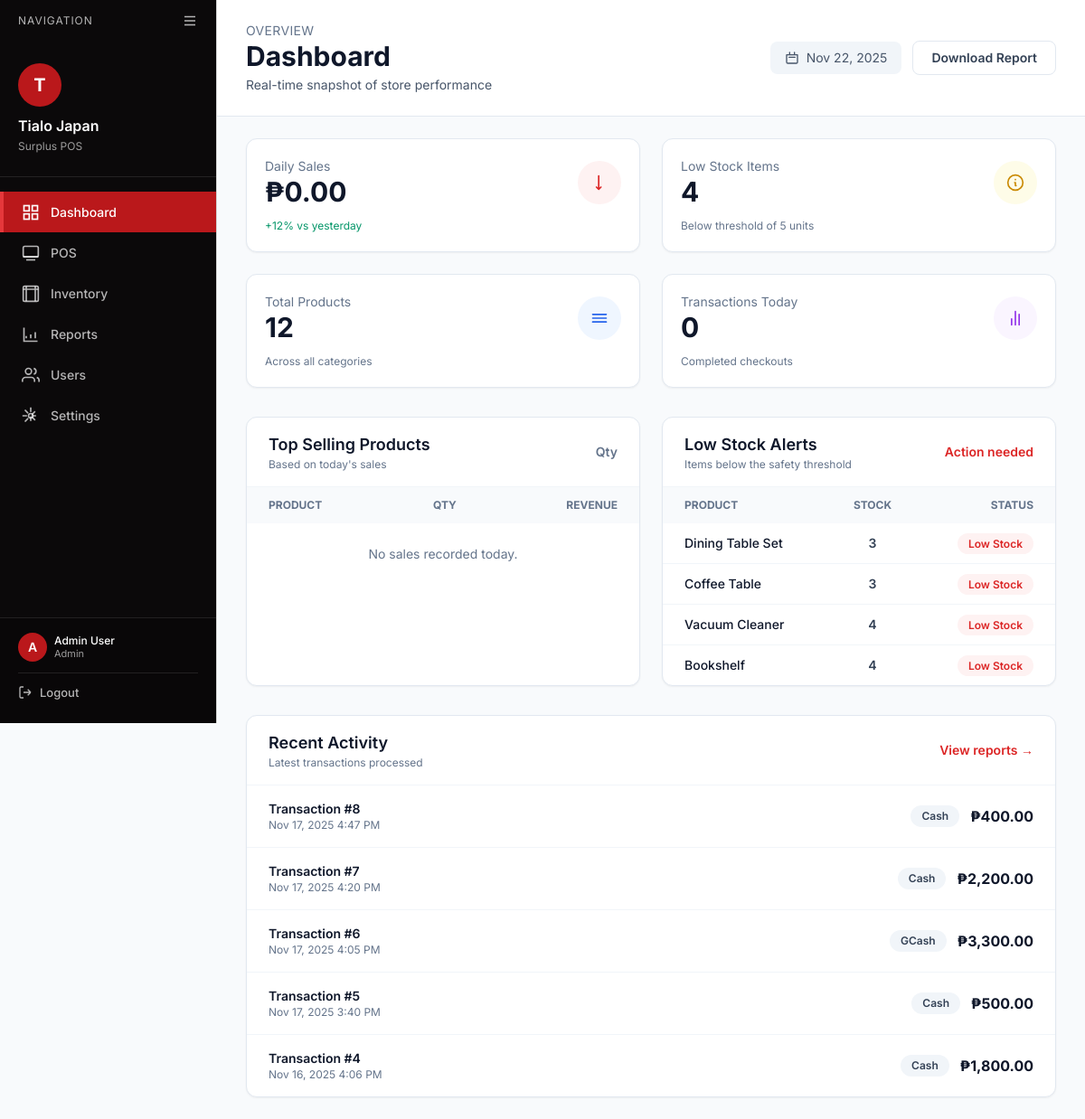
Page /index.php?page=dashboard (signed in) on the committed database.
### tables this page shows
CREATE TABLE `products` (
  `product_id` int(11) NOT NULL,
  `shipment_id` int(11) DEFAULT NULL,
  `name` varchar(150) NOT NULL,
  `category` varchar(100) DEFAULT NULL,
  `quantity` int(11) DEFAULT 0,
  `price` decimal(10,2) NOT NULL,
  `status` enum('Available','Sold','Out of Stock') DEFAULT 'Available',
  `image` varchar(255) DEFAULT NULL,
  `created_at` timestamp NOT NULL DEFAULT current_timestamp()
);

CREATE TABLE `transactions` (
  `transaction_id` int(11) NOT NULL,
  `user_id` int(11) DEFAULT NULL,
  `transaction_date` datetime DEFAULT current_timestamp(),
  `payment_type` enum('Cash','GCash','Installment') NOT NULL,
  `total_amount` decimal(10,2) NOT NULL
);

### public/dashboard.php (the view, shortened to what this page needs)
<?php
include __DIR__ . '/../src/includes/db_connect.php';
$today = date('Y-m-d');
$sales_query = "SELECT SUM(total_amount) as daily_sales FROM transactions WHERE DATE(transaction_date) = '$today'";
$sales_result = $conn->query($sales_query);
$daily_sales = $sales_result->fetch_assoc()['daily_sales'] ?? 0;
$low_stock_query = "SELECT COUNT(*) as low_stock_count FROM products WHERE quantity < 5 AND status = 'Available'";
$low_stock_result = $conn->query($low_stock_query);
$low_stock_count = $low_stock_result->fetch_assoc()['low_stock_count'] ?? 0;
$total_products = $conn->query("SELECT COUNT(*) as count FROM products")->fetch_assoc()['count'] ?? 0;
$today_transactions = $conn->query("SELECT COUNT(*) as count FROM transactions WHERE DATE(transaction_date) = '$today'")->fetch_assoc()['count'] ?? 0;
$top_products = [];
$low_stock_items = [];
$critical_query = "SELECT name, quantity FROM products WHERE quantity < 5 AND status = 'Available' ORDER BY quantity ASC LIMIT 5";
if ($critical_result = $conn->query($critical_query)) {
    while ($row = $critical_result->fetch_assoc()) {
        $low_stock_items[] = $row;
    }
}
$recent_sales = [];
$recent_query = "SELECT transaction_id, total_amount, payment_type, transaction_date
                 FROM transactions ORDER BY transaction_date DESC LIMIT 5";
if ($recent_result = $conn->query($recent_query)) {
    while ($row = $recent_result->fetch_assoc()) {
        $recent_sales[] = $row;
    }
}
?>
<!DOCTYPE html>
<html lang="en">
<head>
    <script src="https://cdn.tailwindcss.com"></script>
</head>
<body class="bg-slate-50 flex">
    <?php include __DIR__ . '/../src/includes/sidebar.php'; ?>
    <div class="flex-1 flex flex-col">
        <header class="bg-white border-b border-slate-200 sticky top-0 z-40">
            <div class="px-8 py-6 flex flex-col gap-4 lg:flex-row lg:items-center lg:justify-between">
                <div>
                    <p class="text-sm uppercase tracking-wide text-slate-500">Overview</p>
                    <h1 class="text-3xl font-bold text-slate-900">Dashboard</h1>
                    <p class="text-sm text-slate-600 mt-1">Real-time snapshot of store performance</p>
                </div>
                <div class="flex flex-col sm:flex-row sm:items-center gap-3">
                    <div class="flex items-center gap-2 bg-slate-100 rounded-lg px-4 py-2 text-sm text-slate-600">
                        <svg class="w-4 h-4" fill="none" stroke="currentColor" viewBox="0 0 24 24">
                            <path stroke-linecap="round" stroke-linejoin="round" stroke-width="2" d="M8 7V3m8 4V3m-9 8h10M5 21h14a2 2 0 002-2V7H3v12a2 2 0 002 2z" />
                        </svg>
                        <span><?php echo date('M d, Y', strtotime($today)); ?></span>
                    </div>
                    <a href="?page=reports/export&period=today" class="px-5 py-2 rounded-lg border border-slate-200 text-sm font-semibold text-slate-700 hover:bg-slate-100">Download Report</a>
                </div>
            </div>
        </header>
        <main class="flex-1 px-8 py-6 space-y-8">
            <div class="grid grid-cols-1 sm:grid-cols-2 xl:grid-cols-4 gap-6">
                <div class="bg-white border border-slate-200 rounded-xl p-5 shadow-sm">
                    <div class="flex items-center justify-between">
                        <div>
                            <p class="text-sm text-slate-500">Daily Sales</p>
                            <p class="text-3xl font-bold text-slate-900">₱<?php echo number_format($daily_sales, 2); ?></p>
                        </div>
                        <span class="inline-flex items-center justify-center w-12 h-12 rounded-full bg-red-50 text-red-600">
                            <svg class="w-5 h-5" fill="none" stroke="currentColor" viewBox="0 0 24 24">
                                <path stroke-linecap="round" stroke-linejoin="round" stroke-width="2" d="M11 3v18m0 0l-3-3m3 3l3-3" />
                            </svg>
                        </span>
                    </div>
                    <p class="text-xs text-emerald-600 mt-3">+12% vs yesterday</p>
                </div>
                <div class="bg-white border border-slate-200 rounded-xl p-5 shadow-sm">
                    <div class="flex items-center justify-between">
                        <div>
                            <p class="text-sm text-slate-500">Low Stock Items</p>
                            <p class="text-3xl font-bold text-slate-900"><?php echo (int) $low_stock_count; ?></p>
                        </div>
                        <span class="inline-flex items-center justify-center w-12 h-12 rounded-full bg-yellow-50 text-yellow-600">
                            <svg class="w-5 h-5" fill="none" stroke="currentColor" viewBox="0 0 24 24">
                                <path stroke-linecap="round" stroke-linejoin="round" stroke-width="2" d="M13 16h-1v-4h-1m1-4h.01M12 22a10 10 0 110-20 10 10 0 010 20z" />
                            </svg>
                        </span>
                    </div>
                    <p class="text-xs text-slate-500 mt-3">Below threshold of 5 units</p>
                </div>
                <div class="bg-white border border-slate-200 rounded-xl p-5 shadow-sm">
                    <div class="flex items-center justify-between">
                        <div>
                            <p class="text-sm text-slate-500">Total Products</p>
                            <p class="text-3xl font-bold text-slate-900"><?php echo (int) $total_products; ?></p>
                        </div>
                        <span class="inline-flex items-center justify-center w-12 h-12 rounded-full bg-blue-50 text-blue-600">
                            <svg class="w-5 h-5" fill="none" stroke="currentColor" viewBox="0 0 24 24">
                                <path stroke-linecap="round" stroke-linejoin="round" stroke-width="2" d="M3 7h18M3 12h18M3 17h18" />
                            </svg>
                        </span>
                    </div>
                    <p class="text-xs text-slate-500 mt-3">Across all categories</p>
                </div>
                <div class="bg-white border border-slate-200 rounded-xl p-5 shadow-sm">
                    <div class="flex items-center justify-between">
                        <div>
                            <p class="text-sm text-slate-500">Transactions Today</p>
                            <p class="text-3xl font-bold text-slate-900"><?php echo (int) $today_transactions; ?></p>
                        </div>
                        <span class="inline-flex items-center justify-center w-12 h-12 rounded-full bg-purple-50 text-purple-600">
                            <svg class="w-5 h-5" fill="none" stroke="currentColor" viewBox="0 0 24 24">
                                <path stroke-linecap="round" stroke-linejoin="round" stroke-width="2" d="M17 21V7m-5 14V3m-5 18v-8" />
                            </svg>
                        </span>
                    </div>
                    <p class="text-xs text-slate-500 mt-3">Completed checkouts</p>
                </div>
            </div>
            <div class="grid grid-cols-1 lg:grid-cols-2 gap-6">
                <div class="bg-white border border-slate-200 rounded-xl shadow-sm overflow-hidden">
                    <div class="flex items-center justify-between px-6 py-4 border-b border-slate-100">
                        <div>
                            <h2 class="text-lg font-semibold text-slate-900">Top Selling Products</h2>
                            <p class="text-xs text-slate-500">Based on today's sales</p>
                        </div>
                        <span class="text-sm font-semibold text-slate-500">Qty</span>
                    </div>
                    <table class="w-full text-sm">
                        <thead class="bg-slate-50 text-slate-500 uppercase text-xs">
                            <tr>
                                <th class="px-6 py-3 text-left">Product</th>
                                <th class="px-6 py-3 text-center">Qty</th>
                                <th class="px-6 py-3 text-right">Revenue</th>
                            </tr>
                        </thead>
                        <tbody class="divide-y divide-slate-100">
                            <?php if (!empty($top_products)): ?>
                                <?php foreach ($top_products as $product): ?>
                                    <tr class="hover:bg-slate-50">
                                        <td class="px-6 py-3 font-medium text-slate-900"><?php echo htmlspecialchars($product['name']); ?></td>
                                        <td class="px-6 py-3 text-center font-semibold text-slate-700"><?php echo (int) $product['qty_sold']; ?></td>
                                        <td class="px-6 py-3 text-right font-semibold text-red-600">₱<?php echo number_format($product['revenue'], 2); ?></td>
                                    </tr>
                                <?php endforeach; ?>
                            <?php else: ?>
                                <tr>
                                    <td colspan="3" class="px-6 py-6 text-center text-slate-500">No sales recorded today.</td>
                                </tr>
                            <?php endif; ?>
                        </tbody>
                    </table>
                </div>
                <div class="bg-white border border-slate-200 rounded-xl shadow-sm overflow-hidden">
                    <div class="flex items-center justify-between px-6 py-4 border-b border-slate-100">
                        <div>
                            <h2 class="text-lg font-semibold text-slate-900">Low Stock Alerts</h2>
                            <p class="text-xs text-slate-500">Items below the safety threshold</p>
                        </div>
                        <span class="text-sm font-semibold text-red-600">Action needed</span>
                    </div>
                    <table class="w-full text-sm">
                        <thead class="bg-slate-50 text-slate-500 uppercase text-xs">
                            <tr>
                                <th class="px-6 py-3 text-left">Product</th>
                                <th class="px-6 py-3 text-center">Stock</th>
                                <th class="px-6 py-3 text-right">Status</th>
                            </tr>
                        </thead>
                        <tbody class="divide-y divide-slate-100">
                            <?php if (!empty($low_stock_items)): ?>
                                <?php foreach ($low_stock_items as $item): ?>
                                    <tr class="hover:bg-slate-50">
                                        <td class="px-6 py-3 font-medium text-slate-900"><?php echo htmlspecialchars($item['name']); ?></td>
                                        <td class="px-6 py-3 text-center font-semibold text-slate-700"><?php echo (int) $item['quantity']; ?></td>
                                        <td class="px-6 py-3 text-right">
                                            <span class="px-3 py-1 rounded-full text-xs font-semibold bg-red-50 text-red-600">Low Stock</span>
                                        </td>
                                    </tr>
                                <?php endforeach; ?>
                            <?php else: ?>
                                <tr>
                                    <td colspan="3" class="px-6 py-6 text-center text-slate-500">All stock levels look healthy.</td>
                                </tr>
                            <?php endif; ?>
                        </tbody>
                    </table>
                </div>
            </div>
            <div class="bg-white border border-slate-200 rounded-xl shadow-sm">
                <div class="flex items-center justify-between px-6 py-4 border-b border-slate-100">
                    <div>
                        <h2 class="text-lg font-semibold text-slate-900">Recent Activity</h2>
                        <p class="text-xs text-slate-500">Latest transactions processed</p>
                    </div>
                    <a href="/index.php?page=reports" class="text-sm font-semibold text-red-600 hover:text-red-700">View reports →</a>
                </div>
                <div class="divide-y divide-slate-100">
                    <?php if (!empty($recent_sales)): ?>
                        <?php foreach ($recent_sales as $sale): ?>
                            <div class="px-6 py-4 flex flex-wrap items-center justify-between gap-3">
                                <div>
                                    <p class="text-sm font-semibold text-slate-900">Transaction #<?php echo htmlspecialchars($sale['transaction_id']); ?></p>
                                    <p class="text-xs text-slate-500"><?php echo date('M d, Y g:i A', strtotime($sale['transaction_date'])); ?></p>
                                </div>
                                <div class="flex items-center gap-3">
                                    <span class="px-3 py-1 rounded-full text-xs font-semibold bg-slate-100 text-slate-700"><?php echo htmlspecialchars($sale['payment_type'] ?? 'Cash'); ?></span>
                                    <p class="text-base font-bold text-slate-900">₱<?php echo number_format($sale['total_amount'], 2); ?></p>
                                </div>
                            </div>
                        <?php endforeach; ?>
                    <?php else: ?>
                        <p class="px-6 py-6 text-center text-slate-500 text-sm">No recent transactions recorded.</p>
                    <?php endif; ?>
                </div>
            </div>
        </main>
    </div>
</div>
</body>
</html>

### rows in the picture
products: name "Dining Table Set", quantity "3"
products: name "Coffee Table", quantity "3"
products: name "Vacuum Cleaner", quantity "4"
products: name "Bookshelf", quantity "4"
transactions: transaction_id "8", transaction_date "Nov 17, 2025 4:47 PM", payment_type "Cash", total_amount "400.00"
transactions: transaction_id "7", transaction_date "Nov 17, 2025 4:20 PM", payment_type "Cash", total_amount "2,200.00"
transactions: transaction_id "6", transaction_date "Nov 17, 2025 4:05 PM", payment_type "GCash", total_amount "3,300.00"
transactions: transaction_id "5", transaction_date "Nov 17, 2025 3:40 PM", payment_type "Cash", total_amount "500.00"
transactions: transaction_id "4", transaction_date "Nov 16, 2025 4:06 PM", payment_type "Cash", total_amount "1,800.00"

### other values in the picture
$item['label'] "Dashboard"
$item['label'] "POS"
$item['label'] "Inventory"
$item['label'] "Reports"
$item['label'] "Users"
$item['label'] "Settings"
substr($_SESSION['name'], 0, 1) "A"
substr($_SESSION['name'], 0, 12) "Admin User"
$_SESSION['role'] "Admin"
$daily_sales "0.00"
$low_stock_count "4"
$total_products "12"
$today_transactions "0"
